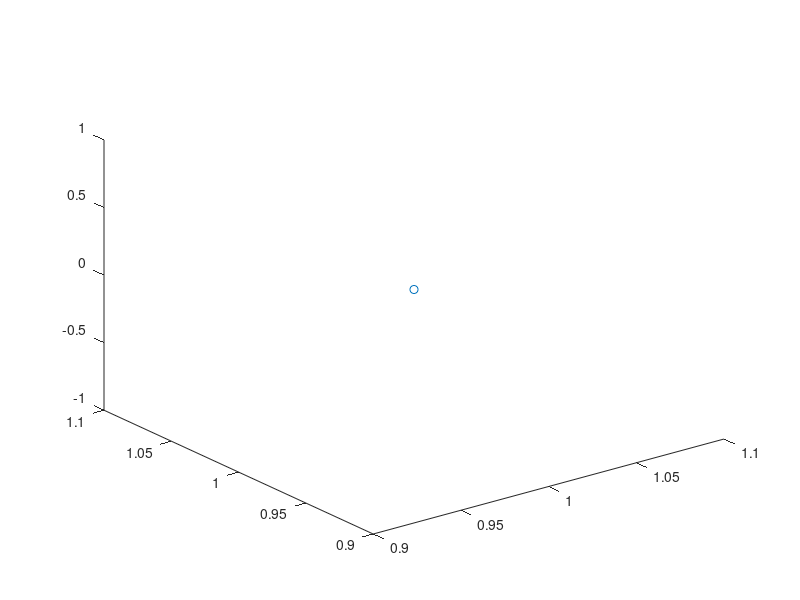

MATLAB code to generate this figure: (Note: this script raises an error after producing the figure.)
% PLotting of the animation

figure(1);
set(figure(1),'Position',[200,100,1200,500]);
p = plot3(1,1,0,'o');
norm_plot1 = zeros(length(res.x1.data),1);
xs=[];ys=[];zs=[];
view(20, -10)

for i = 1:20:length(res.x1.data)
    axis(l_leg*[-1 2 -2 2 -1 2]);
    axis equal

    hold on;
    x_plot =  [res.x1.data(i,1),res.x2.data(i,1), res.x3.data(i,1), res.x4.data(i,1) , res.x5.data(i,1), res.x6.data(i,1), res.x7.data(i,1), res.x8.data(i,1), res.x9.data(i,1), res.x10.data(i,1), res.x11.data(i,1), res.x12.data(i,1)];
    y_plot =  [res.x1.data(i,2),res.x2.data(i,2), res.x3.data(i,2), res.x4.data(i,2) , res.x5.data(i,2), res.x6.data(i,2), res.x7.data(i,2), res.x8.data(i,2), res.x9.data(i,2), res.x10.data(i,2), res.x11.data(i,2), res.x12.data(i,2)];
    z_plot =  [res.x1.data(i,3),res.x2.data(i,3), res.x3.data(i,3), res.x4.data(i,3) , res.x5.data(i,3), res.x6.data(i,3), res.x7.data(i,3), res.x8.data(i,3), res.x9.data(i,3), res.x10.data(i,3), res.x11.data(i,3), res.x12.data(i,3)];
    set (p, 'XData', x_plot, 'YData', y_plot,'ZData', z_plot);
    xs=[xs;x_plot];ys=[ys;y_plot];zs=[zs;z_plot];
    
    norm_plot1(i) = norm([res.joint1.data(1,1,i) res.joint1.data(2,1,i) res.joint1.data(3,1,i)]);

    bar_17_1 = line([res.x1.data(i,1) res.joint1.data(1,1,i)],[res.x1.data(i,2) res.joint1.data(2,1,i)],[res.x1.data(i,3) res.joint1.data(3,1,i)],'linestyle','-','color','b','LineWidth',3);
    bar_17_2 = line([res.x7.data(i,1) res.joint1.data(1,1,i)],[res.x7.data(i,2) res.joint1.data(2,1,i)],[res.x7.data(i,3) res.joint1.data(3,1,i)],'linestyle','-','color','b','LineWidth',3);
    bar_28_1 = line([res.x2.data(i,1) res.joint2.data(1,1,i)],[res.x2.data(i,2) res.joint2.data(2,1,i)],[res.x2.data(i,3) res.joint2.data(3,1,i)],'linestyle','-','color','r','LineWidth',3);
    bar_28_2 = line([res.x8.data(i,1) res.joint2.data(1,1,i)],[res.x8.data(i,2) res.joint2.data(2,1,i)],[res.x8.data(i,3) res.joint2.data(3,1,i)],'linestyle','-','color','r','LineWidth',3);
    bar_39_1 = line([res.x3.data(i,1) res.joint3.data(1,1,i)],[res.x3.data(i,2) res.joint3.data(2,1,i)],[res.x3.data(i,3) res.joint3.data(3,1,i)],'linestyle','-','color','r','LineWidth',3);
    bar_39_2 = line([res.joint3.data(1,1,i) res.x9.data(i,1)],[res.joint3.data(2,1,i) res.x9.data(i,2)],[res.joint3.data(3,1,i) res.x9.data(i,3)],'linestyle','-','color','r','LineWidth',3);
    bar_410_1 = line([res.x4.data(i,1) res.joint4.data(1,1,i)],[res.x4.data(i,2) res.joint4.data(2,1,i)],[res.x4.data(i,3) res.joint4.data(3,1,i)],'linestyle','-','color','r','LineWidth',3);
    bar_410_2 = line([res.joint4.data(1,1,i) res.x10.data(i,1)],[res.joint4.data(2,1,i) res.x10.data(i,2)],[res.joint4.data(3,1,i) res.x10.data(i,3)],'linestyle','-','color','r','LineWidth',3);
    bar_511_1 = line([res.x5.data(i,1) res.joint5.data(1,1,i)],[res.x5.data(i,2) res.joint5.data(2,1,i)],[res.x5.data(i,3) res.joint5.data(3,1,i)],'linestyle','-','color','r','LineWidth',3);
    bar_511_2 = line([res.joint5.data(1,1,i) res.x11.data(i,1)],[res.joint5.data(2,1,i) res.x11.data(i,2)],[res.joint5.data(3,1,i) res.x11.data(i,3)],'linestyle','-','color','r','LineWidth',3);
    bar_612_1 = line([res.x6.data(i,1) res.joint6.data(1,1,i)],[res.x6.data(i,2) res.joint6.data(2,1,i)],[res.x6.data(i,3) res.joint6.data(3,1,i)],'linestyle','-','color','b','LineWidth',3);
    bar_612_2 = line([res.joint6.data(1,1,i) res.x12.data(i,1)],[res.joint6.data(2,1,i) res.x12.data(i,2)],[res.joint6.data(3,1,i) res.x12.data(i,3)],'linestyle','-','color','b','LineWidth',3);
    
    str_12 = line([res.x1.data(i,1) res.x2.data(i,1)],[res.x1.data(i,2) res.x2.data(i,2)],[res.x1.data(i,3) res.x2.data(i,3)]);
    str_13 = line([res.x1.data(i,1) res.x3.data(i,1)],[res.x1.data(i,2) res.x3.data(i,2)],[res.x1.data(i,3) res.x3.data(i,3)]);
    str_14 = line([res.x1.data(i,1) res.x4.data(i,1)],[res.x1.data(i,2) res.x4.data(i,2)],[res.x1.data(i,3) res.x4.data(i,3)]);
    str_19 = line([res.x1.data(i,1) res.x9.data(i,1)],[res.x1.data(i,2) res.x9.data(i,2)],[res.x1.data(i,3) res.x9.data(i,3)]);
    
    str_23 = line([res.x2.data(i,1) res.x3.data(i,1)],[res.x2.data(i,2) res.x3.data(i,2)],[res.x2.data(i,3) res.x3.data(i,3)]);
    str_25 = line([res.x2.data(i,1) res.x5.data(i,1)],[res.x2.data(i,2) res.x5.data(i,2)],[res.x2.data(i,3) res.x5.data(i,3)]);
    str_27 = line([res.x2.data(i,1) res.x7.data(i,1)],[res.x2.data(i,2) res.x7.data(i,2)],[res.x2.data(i,3) res.x7.data(i,3)]);
    
    str_36 = line([res.x3.data(i,1) res.x6.data(i,1)],[res.x3.data(i,2) res.x6.data(i,2)],[res.x3.data(i,3) res.x6.data(i,3)]);
    str_38 = line([res.x3.data(i,1) res.x8.data(i,1)],[res.x3.data(i,2) res.x8.data(i,2)],[res.x3.data(i,3) res.x8.data(i,3)]);
    
    str_47 = line([res.x4.data(i,1) res.x7.data(i,1)],[res.x4.data(i,2) res.x7.data(i,2)],[res.x4.data(i,3) res.x7.data(i,3)]);
    str_49 = line([res.x4.data(i,1) res.x9.data(i,1)],[res.x4.data(i,2) res.x9.data(i,2)],[res.x4.data(i,3) res.x9.data(i,3)]);
    str_411 = line([res.x4.data(i,1) res.x11.data(i,1)],[res.x4.data(i,2) res.x11.data(i,2)],[res.x4.data(i,3) res.x11.data(i,3)]);
    
    str_57 = line([res.x5.data(i,1) res.x7.data(i,1)],[res.x5.data(i,2) res.x7.data(i,2)],[res.x5.data(i,3) res.x7.data(i,3)]);
    str_58 = line([res.x5.data(i,1) res.x8.data(i,1)],[res.x5.data(i,2) res.x8.data(i,2)],[res.x5.data(i,3) res.x8.data(i,3)]);
    str_512 = line([res.x5.data(i,1) res.x12.data(i,1)],[res.x5.data(i,2) res.x12.data(i,2)],[res.x5.data(i,3) res.x12.data(i,3)]);
    
    str_68 = line([res.x6.data(i,1) res.x8.data(i,1)],[res.x6.data(i,2) res.x8.data(i,2)],[res.x6.data(i,3) res.x8.data(i,3)]);
    str_69 = line([res.x6.data(i,1) res.x9.data(i,1)],[res.x6.data(i,2) res.x9.data(i,2)],[res.x6.data(i,3) res.x9.data(i,3)]);
    str_610 = line([res.x6.data(i,1) res.x10.data(i,1)],[res.x6.data(i,2) res.x10.data(i,2)],[res.x6.data(i,3) res.x10.data(i,3)]);
    
    str_711 = line([res.x7.data(i,1) res.x11.data(i,1)],[res.x7.data(i,2) res.x11.data(i,2)],[res.x7.data(i,3) res.x11.data(i,3)]);
    
    str_812 = line([res.x8.data(i,1) res.x12.data(i,1)],[res.x8.data(i,2) res.x12.data(i,2)],[res.x8.data(i,3) res.x12.data(i,3)]);
    
    str_910 = line([res.x9.data(i,1) res.x10.data(i,1)],[res.x9.data(i,2) res.x10.data(i,2)],[res.x9.data(i,3) res.x10.data(i,3)]);
    
    str_1011 = line([res.x10.data(i,1) res.x11.data(i,1)],[res.x10.data(i,2) res.x11.data(i,2)],[res.x10.data(i,3) res.x11.data(i,3)]);
    str_1012 = line([res.x10.data(i,1) res.x12.data(i,1)],[res.x10.data(i,2) res.x12.data(i,2)],[res.x10.data(i,3) res.x12.data(i,3)]);
    
    str_1112 = line([res.x11.data(i,1) res.x12.data(i,1)],[res.x11.data(i,2) res.x12.data(i,2)],[res.x11.data(i,3) res.x12.data(i,3)]);
       
    drawnow;
    
    delete(bar_17_1);delete(bar_17_2);delete(bar_28_1);delete(bar_28_2);delete(bar_39_1);delete(bar_39_2);delete(bar_410_1);delete(bar_410_2);delete(bar_511_1);delete(bar_511_2);delete(bar_612_1);delete(bar_612_2);
    
    delete(str_12);delete(str_13);delete(str_14);delete(str_19);delete(str_23);delete(str_25);
    delete(str_27);delete(str_36);delete(str_38);delete(str_47);delete(str_49);delete(str_411);
    delete(str_57);delete(str_58);delete(str_512);delete(str_68);delete(str_69);delete(str_610);
    delete(str_711);delete(str_812);delete(str_910);delete(str_1011);delete(str_1012);delete(str_1112);
    
    xlabel('x')
    ylabel('y')
    zlabel('z')
    
    hold off;
end
